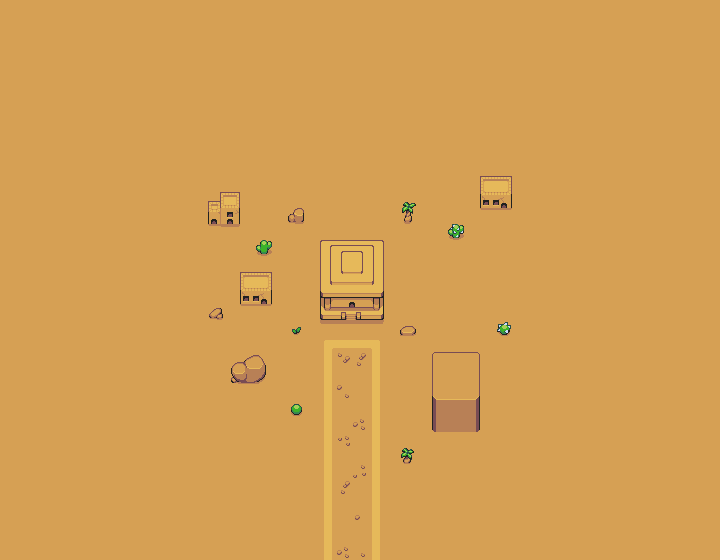

Below is a game level as drawn by its tile map, then a one-line description and the .tmx that defines it (tile-layer data replaced by summaries):
An orthogonal 45x35 tile map with 16x16 px tiles, 3 tile layers (Background, Background objects, Objects), 2 tilesets and 18 objects (16x static, player, NPC).

<map version="1.4" tiledversion="1.4.2" orientation="orthogonal" renderorder="right-down" width="45" height="35" tilewidth="16" tileheight="16" infinite="0" nextlayerid="7" nextobjectid="44">
 <properties>
  <property name="object_texture" value="Assets/Maps/desert_tilemap.png" />
 </properties>
 <tileset firstgid="1" name="desert_tilemap" tilewidth="16" tileheight="16" tilecount="210" columns="14">
  <image source="desert_tilemap.png" width="224" height="240" />
 </tileset>
 <tileset firstgid="211" name="mudkip" tilewidth="16" tileheight="16" tilecount="1" columns="1">
  <image source="../Entities/mudkip.png" width="30" height="16" />
 </tileset>
 <layer id="1" name="Background" width="45" height="35">
  <data>[1575 cells, 1575 non-empty, 1 distinct tile ids]</data>
 </layer>
 <layer id="6" name="Background objects" width="45" height="35">
  <data>[1575 cells, 40 non-empty, 13 distinct tile ids]</data>
 </layer>
 <layer id="2" name="Objects" width="45" height="35">
  <properties>
   <property name="NoDraw" type="bool" value="false" />
  </properties>
  <data>[1575 cells, 87 non-empty, 69 distinct tile ids]</data>
 </layer>
 <objectgroup id="3" name="Static objects">
  <object id="21" name="building_2" type="static" x="208" y="192" width="32" height="32" />
  <object id="22" name="building_1" type="static" x="240" y="272" width="32" height="32" />
  <object id="23" name="building_0" type="static" x="320" y="240" width="64" height="80" />
  <object id="25" name="building_1" type="static" x="480" y="176" width="32" height="32" />
  <object id="26" name="rock_0" type="static" x="231" y="355" width="35" height="29" />
  <object id="27" name="rock_1" type="static" x="209" y="308" width="14" height="12" />
  <object id="29" name="rock_3" type="static" x="400" y="326" width="16" height="10" />
  <object id="30" name="cactus_1" type="static" x="256" y="240" width="16" height="16" />
  <object id="31" name="cactus_2" type="static" x="291" y="404" width="11" height="12" />
  <object id="32" name="cactus_3" type="static" x="448" y="224" width="16" height="16" />
  <object id="33" name="cactus_4" type="static" x="497" y="322" width="14" height="14" />
  <object id="35" name="palm_tree_3" type="static" x="402" y="202" width="14" height="22" />
  <object id="36" name="palm_tree_2" type="static" x="401" y="448" width="13" height="16" />
  <object id="37" name="palm_tree_1" type="static" x="292" y="327" width="9" height="8" />
  <object id="38" name="mountain_0" type="static" x="432" y="352" width="48" height="80" />
  <object id="39" name="rock_2" type="static" x="288" y="208" width="16" height="16" />
 </objectgroup>
 <objectgroup id="4" name="Player">
  <object id="41" name="player" x="336" y="352" width="16" height="16" />
 </objectgroup>
 <objectgroup id="5" name="NPC">
  <object id="43" name="npc" type="NPC" x="352" y="352" width="16" height="16" />
 </objectgroup>
</map>
